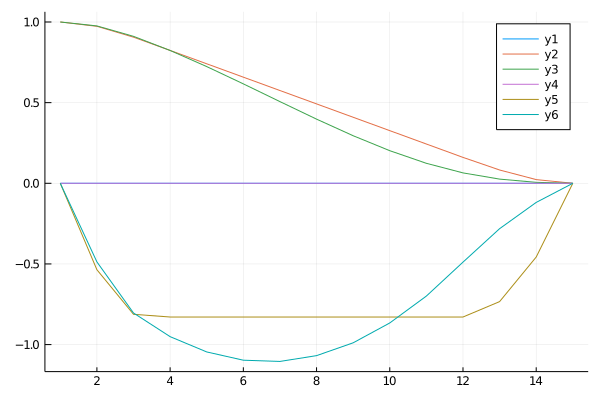

Write the Julia code that produced this figure.
import Pkg; Pkg.activate(string(@__DIR__,"/..")); Pkg.instantiate();
using TrajectoryOptimization
const TO = TrajectoryOptimization
using StaticArrays, LinearAlgebra
using RobotDynamics
using Plots
using BenchmarkTools

include("src/grasp_model.jl")
include("src/visualize.jl")

n = 6
m = 6
g = @SVector [0, 0, -9.81] # gravity
mu = .8                # friction constant
mass = .2               # mass
j = 1.                  # inertia
f = 3.                  # max grasp force
model = SquareObject(n, m, mu, mass, j, f, g, [0], [0], [0])

N = 15
tf = 1.4
dt = tf/(N-1)

x0 = @SVector [0.,1.,1.,0.,0.,0.]
xf = @SVector zeros(n)

# indices for convenience
pos_ind = 1:Int(n/2)
vel_ind = 1+Int(n/2):n
u_ind = n .+ (1:m)
F1_ind = n .+ (1:Int(m/2))
F2_ind = n .+ (1+Int(m/2):m)

# objective
Q = 1.0e-3*Diagonal(@SVector ones(n))
Qf = 10.0*Diagonal(@SVector ones(n))
R = 1.0*Diagonal(@SVector ones(m))
obj = LQRObjective(Q,R,Qf,xf,N);

# Create Empty ConstraintList
conSet = ConstraintList(n,m,N)

# Goal Constraint
goal = GoalConstraint(xf)
add_constraint!(conSet, goal, N)

# Torque Balance
p1_0 = [0., -1, 0]
p2_0 = [0, 1, 0]
B = [skew(p1_0) skew(p2_0)]
t_bal = LinearConstraint(n, m, B, [0.,0,0], Equality(), u_ind)
add_constraint!(conSet, t_bal, 1:N-1)

# Max Grasp Force
v1_0 = [0., 1, 0]
v2_0 = [0., -1, 0]
A = zeros(2, m)
A[1,1:Int(m/2)] = v1_0
A[2,1+Int(m/2):end] = v2_0
b = model.f*ones(2)
max_f = LinearConstraint(n, m, A, b, Inequality(), u_ind)
add_constraint!(conSet, max_f, 1:N-1)

# Linear friction Cone
# A = [0. -.8 1 0 0 0; 0 0 0 0 .8 1]
# b = zeros(2)
# fc = LinearConstraint(n, m, A, b, Inequality(), u_ind)
# add_constraint!(conSet, fc, 1:N-1)

# SOCP friction Cone
include("src/new_constraints.jl")

A1 = (I - v1_0*v1_0')
c1 = model.mu*v1_0
nc1 = FrictionConstraint(n, m, A1, c1, TO.SecondOrderCone(), F1_ind)
add_constraint!(conSet, nc1, 1:N-1)

A2 = (I - v2_0*v2_0')
c2 = model.mu*v2_0
nc2 = FrictionConstraint(n, m, A2, c2, TO.SecondOrderCone(), F2_ind)
add_constraint!(conSet, nc2, 1:N-1)

# Problem
prob = Problem(model, obj, xf, tf, x0=x0, constraints=conSet);

u0 = @SVector [0, 0, model.mass*9.81/2, 0, 0, model.mass*9.81/2]
U0 = [u0 for k = 1:N-1]
initial_controls!(prob, U0)
rollout!(prob);

using Altro
opts = SolverOptions(
    cost_tolerance_intermediate=1e-2,
    penalty_scaling=10.,
    penalty_initial=1.0
)

altro = ALTROSolver(prob, opts)
set_options!(altro, show_summary=true)
solve!(altro)

# extract results
X = states(altro)
U = controls(altro)

x = [X[t][1] for t = 1:N]
y = [X[t][2] for t = 1:N]
z = [X[t][3] for t = 1:N]
xd = [X[t][4] for t = 1:N]
yd = [X[t][5] for t = 1:N]
zd = [X[t][6] for t = 1:N]

F1 = [U[t][2:3] for t = 1:N-1]
F2 = [U[t][5:6] for t = 1:N-1]

# visualize
anim = Animation()
for t = 1:N-1
    global F1, F2, y, z, model
    local p, F
    p = [[-1, 0], [1, 0]]
    F = [F1[t], F2[t]]
    visualize_square([y[t],z[t]], 0., p, F, model.mass*model.g[2:3], r=1)
    frame(anim)
end
gif(anim, string(@__DIR__,"/altro_3D.gif"), fps=2)

plot([x y z xd yd zd])
png(string(@__DIR__,"/altro_3D.png"))

"""
Solve Statistics
  Total Iterations: 21
  Solve Time: 461.56739999999996 (ms)
"""

# verify in friction cone
# t=1
# z = KnotPoint(X[t], U[t], dt)
# x = TO.evaluate(nc1, z)
# @show in(x, TO.SecondOrderCone())
